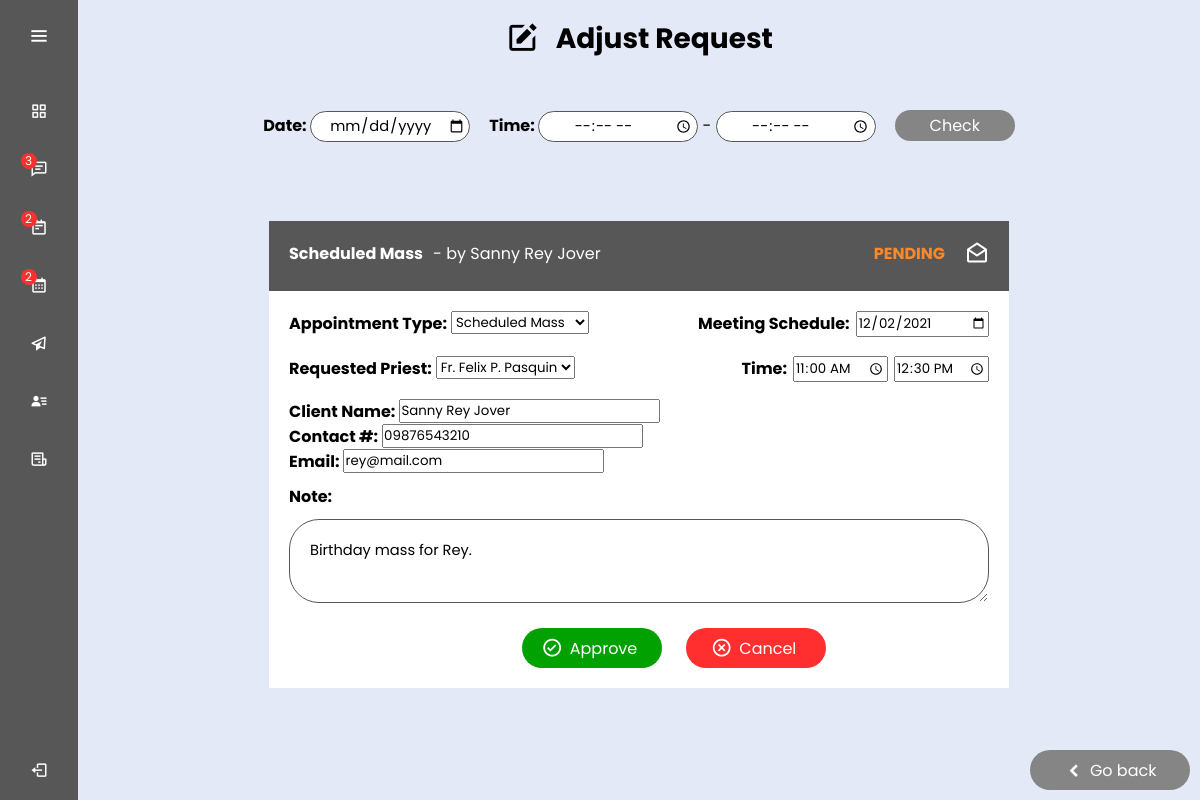
The app's page /dashboard.php?page=adj-request&id=401 (signed in) with its own data.
### tables this page shows
CREATE TABLE `tbl_requests` (
  `req_id` int(3) UNSIGNED NOT NULL,
  `req_type` varchar(30) NOT NULL,
  `req_priest` varchar(50) NOT NULL,
  `req_client` varchar(50) NOT NULL,
  `contact_no` varchar(11) NOT NULL,
  `client_email` varchar(50) NOT NULL,
  `startDate` date NOT NULL,
  `startTime` time NOT NULL,
  `endDate` date NOT NULL,
  `endTime` time NOT NULL,
  `req_note` varchar(1000) NOT NULL,
  `req_status` varchar(30) NOT NULL
);

### class.requests.php (called while the page is built, shortened)
<?php
class Requests{
    public $db;
    public function __construct(){
		$this->db = new mysqli(DB_SERVER,DB_USERNAME,DB_PASSWORD,DB_DATABASE);
	}
	public function get_request($id){
        $sql = "SELECT * FROM tbl_requests WHERE req_id = '$id'";
        $result=mysqli_query($this->db,$sql);
		while($row=mysqli_fetch_assoc($result)){
			$list[] = $row;
		}
		return $list;
	}
}

### adj_request.php (the view, shortened to what this page needs)
<?php
include 'class.requests.php';
$requests = new Requests();
$id = $_GET['id'];
?>
<!DOCTYPE html>
<html lang="en" dir="ltr">
<head>
    <link rel="stylesheet" href="css/requests_styles.css">
    <link href='https://unpkg.com/boxicons@2.0.7/css/boxicons.min.css' rel='stylesheet'>
</head>
<body id="center">
    <h1><i class='bx bxs-edit h_icon'></i> Adjust Request</h1>
    <a href="dashboard.php?page=requests"><button type="button" id="returnBTN"><i class='bx bxs-chevron-left return-icn'></i>Go back</button></a>
    <form id="checker" method="POST" action="dashboard.php?page=adj-request&id=<?php echo $id;?>">
        <b>Date: </b> <input class="chk_date space1" type="date" name="startDate">
        <b>Time: </b> <input class="chk_time" type="time" name="startTime"> - <input class="chk_time" type="time" name="endTime">
        <button class="chk_btn" type="submit" name="check" value="Check">Check</button>
    </form>
        ?><br/><br/>
    <div id="container">
        <?php
        $view_request = $requests->get_request($id);
        foreach ($view_request as $item) {
        ?>
            <div id="form_header">
                <b id="h-left"><?php echo $item['req_type'];?></b><b id="hs-left"><?php echo " - by " . ' ' . $item['req_client']; ?></b>
                <i class='bx bx-envelope-open envelope-icon' ></i>
                <b class="status" data-content="<?php if (isset($item['req_status'])) {
                                                    echo $item['req_status'];
                                                } else {
                                                    echo "EMPTY";
                                                } ?>">
                    <?php if (isset($item['req_status'])) {
                        echo $item['req_status'];
                    } else {
                        echo "EMPTY";
                    } ?>
                </b>
            </div>
            <div id="form_content">
                <form id="adjust" method="POST" action="process.php?action=req-process&set=2">
                    <b class="title-left">Appointment Type: </b>
                    <select form="adjust" name="req_type" class="text-left">
                        <option value="Scheduled Mass" <?php if($item['req_type'] == 'Scheduled Mass'){echo ' selected="selected"';}?>>Scheduled Mass</option>
                    </select>
                    <input type="date" class="text-right" name="startDate" value="<?php echo $item['startDate'];?>">
                    <b class="title-right bot_margin">Meeting Schedule:</b><br />
                    <input type="time" class="text-right clear_both" name="endTime" value="<?php echo $item['endTime'];?>">
                    <input type="time" class="text-right" name="startTime" value="<?php echo $item['startTime'];?>">
                    <b class="title-right">Time: </b>
                    <b class="title-left">Requested Priest: </b>
                    <select form="adjust" name="req_priest" class="text-left bot_margin">
                        <option value="Fr. Felix P. Pasquin" <?php if($item['req_priest'] == 'Fr. Felix P. Pasquin'){echo ' selected="selected"';}?>>Fr. Felix P. Pasquin</option>
                    </select><br />
                    <b class="title-left clear_both">Client Name: </b><input class="text-left" name="client" type="text" value="<?php echo $item['req_client']; ?>"><br />
                    <b class="title-left clear_both">Contact #: </b><input class="text-left" name="contact" type="text" value="<?php echo $item['contact_no']; ?>"><br />
                    <b class="title-left clear_both">Email: </b><input class="text-left" name="email" type="text" value="<?php echo $item['client_email']; ?>"><br />
                    <b class="note-space clear_both">Note:</b><br />
                    <textarea form="adjust" name="note" class="text-form" placeholder="Max 1000 Characters"><?php echo $item['req_note'];?></textarea>
                    <button type="submit" class="approveBTN" name="submit" value="Approve"><i class='bx bx-check-circle form-button'></i>Approve</button>
                    <a href="dashboard.php?page=requests"><button type="button" class="cancelBTN" name="submit"><i class='bx bx-x-circle form-button'></i>Cancel</button></a>
                </form>
            </div>
        <?php
        }
        ?>
    </div>
</body>
</html>

### css/dashboard_styles.css (style rules this page uses)
* { margin: 0; padding: 0; box-sizing: border-box; font-family: "Poppins", sans-serif; }

### css/requests_styles.css (style rules this page uses)
body { text-align: center; }
.title-right { float: right; }
.text-right { margin-left: 6px; font-weight: normal; float: right; }
.title-left { float: left; }
.text-left { margin-left: 4px; font-weight: normal; float: left; }
.note-space { float: left; margin-top: 10px; }
.status { float: right; color: #ff8929; margin-left: 5px; }
.form-button { font-size: 16pt; margin-left: -5px; margin-right: 7px; vertical-align: -3px; }
.approveBTN { font-size: 12pt; width: 140px; height: 40px; border-radius: 30px; background-color: #00a100; color: #ffffff; border: none; text-decoration: none; margin-top: 25px; margin-right: 20px; margin-left: 70px; transition: all 0.5s ease; }
.cancelBTN { font-size: 12pt; width: 140px; height: 40px; border-radius: 30px; background-color: #ff2f2f; color: #ffffff; border: none; text-decoration: none; margin-top: 25px; transition: all 0.5s ease; }
h1 { font-size: 21pt; margin-bottom: 50px; }
.h_icon { font-size: 26pt; vertical-align: -5px; margin-right: 10px; }
#container { display: block; margin: auto; width: 740px; background-color: #ffffff; }
#form_header { padding: 20px; height: 70px; width: 100%; background-color: #575757; overflow: hidden; }
#form_content { padding: 20px; overflow: hidden; }
#h-left { float: left; color: #ffffff; }
#hs-left { float: left; color: #ffffff; font-weight: normal; margin-left: 10px; }
.envelope-icon { font-size: 18pt; float: right; color: #ffffff; margin-left: 20px; }
.clear_both { clear: both; }
.bot_margin { margin-bottom: 20px; }
.text-form { font-size: 11pt; margin-top: 10px; float: left; clear: both; width: 100%; padding: 20px; border: 1px solid #575757; border-radius: 30px; resize: vertical; }
#returnBTN { font-size: 12pt; width: 160px; height: 40px; border-radius: 30px; background-color: #858585; color: #ffffff; border: none; text-decoration: none; margin-top: 25px; transition: all 0.5s ease; position: fixed; right: 10px; bottom: 10px; z-index: 2; }
.return-icn { margin-right: 5px; font-size: 16pt; vertical-align: -4px; }
.chk_date { font-size: 11pt; text-align: center; border: 1px solid #575757; border-radius: 30px; width: 160px; padding: 3px; }
.chk_time { font-size: 11pt; text-align: center; border: 1px solid #575757; border-radius: 30px; width: 160px; padding: 3px; }
.chk_btn { font-size: 12pt; text-align: center; margin-left: 15px; margin-bottom: 30px; border-radius: 30px; width: 120px; padding: 3px; background-color: #858585; border: none; text-decoration: none; color: #ffffff; transition: all 0.5s ease; }
.space1 { margin-right: 15px; }

### records on screen
tbl_requests: req_type "Scheduled Mass", req_client "Sanny Rey Jover", req_status "PENDING", startDate "12/02/2021", endTime "12:30:00", startTime "11:00:00", req_priest "Fr. Felix P. Pasquin", client "Sanny Rey Jover", contact "09876543210", email "rey@mail.com", note "Birthday mass for Rey."

### other values on screen
$req_c = $home->c_requests() "3"
$appt_c = $home->c_appts() "2"
$sched_c = $home->c_schedules() "2"
